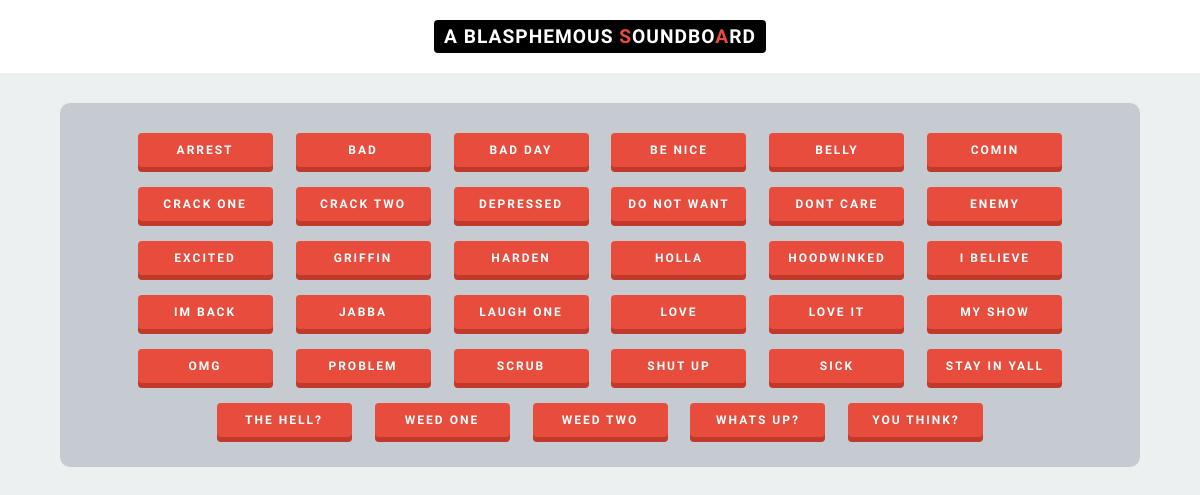
The page / on the database its author committed.
### soundboard/models.py (models this page shows, shortened)
class Sound(models.Model):
    name = models.CharField(max_length=50)
    url = models.CharField(max_length=50)
    mood = models.CharField(max_length=50)
    active = models.BooleanField()

### soundboard/views.py (the view)
# urls.py: path('', soundboard_views.index, name='index'),
def index(request):
    sounds = Sound.objects.filter(active=True).order_by('name')
    moods = Sound.objects.values_list(
        'mood', flat=True).distinct().order_by('mood')
    context = {
        'sounds': sounds,
        'moods': moods
    }
    return render(request, 'soundboard/base.html', context)

### soundboard/templates/soundboard/base.html (shortened to what this page needs)
<!DOCTYPE html>
<html lang="en">
<head>
    {% load static %}
    <link rel="stylesheet" href="{% static 'blasphemous/style.css' %}">
</head>
<body>
    <header>
        <h1>a blasphemous <span class="color">s</span>oundbo<span class="color">a</span>rd</h1>
    </header>
    <div class='container'>
        {% for sound in sounds %}
        <a class='button' onclick="document.getElementById('{{sound.name}}').play()" type="button">
            <span>{{ sound.name }}</span>
        </a>
        {% endfor %}
    </div>
</body>
</html>

### static/blasphemous/style.css (style rules this page uses)
* { font-family: 'Work Sans', sans-serif; font-size: 1em; margin: 0; text-transform: uppercase; text-align: center; }
body { background-color: #ecf0f1; }
header { text-align: center; padding: 20px 0; background-color: white; }
h1 { background-color: black; padding: 5px 10px; display: inline-block; color: white; border-radius: 4px; font-size: larger; letter-spacing: 1px; }
.container { margin: 30px auto; width: 90%; text-align: center; background-color: #2c3e5034; border-radius: 10px; display: inline-block; font-size: 12px; padding: 20px 0; }
.button { text-align: center; letter-spacing: 2px; font-weight: bold; position: relative; vertical-align: top; display: inline-block; background-color: #e74c3c; box-shadow: 0 5px 0 #c0392b; color: white; margin: 10px; border-radius: 4px; cursor: pointer; text-decoration: none; font-size: 1em; padding: 10px 5px; width: 125px; }
.color { color: #e74c3c; }

### rows shown on the page
Sound: name "ARREST"
Sound: name "BAD"
Sound: name "BAD DAY"
Sound: name "BE NICE"
Sound: name "BELLY"
Sound: name "COMIN"
Sound: name "CRACK ONE"
Sound: name "CRACK TWO"
Sound: name "DEPRESSED"
Sound: name "DO NOT WANT"
Sound: name "DONT CARE"
Sound: name "ENEMY"
Sound: name "EXCITED"
Sound: name "GRIFFIN"
Sound: name "HARDEN"
Sound: name "HOLLA"
Sound: name "HOODWINKED"
Sound: name "I BELIEVE"
Sound: name "IM BACK"
Sound: name "JABBA"
Sound: name "LAUGH ONE"
Sound: name "LOVE"
Sound: name "LOVE IT"
Sound: name "MY SHOW"
Sound: name "OMG"
Sound: name "PROBLEM"
Sound: name "SCRUB"
Sound: name "SHUT UP"
Sound: name "SICK"
Sound: name "STAY IN YALL"
Sound: name "THE HELL?"
Sound: name "WEED ONE"
Sound: name "WEED TWO"
Sound: name "WHATS UP?"
Sound: name "YOU THINK?"
